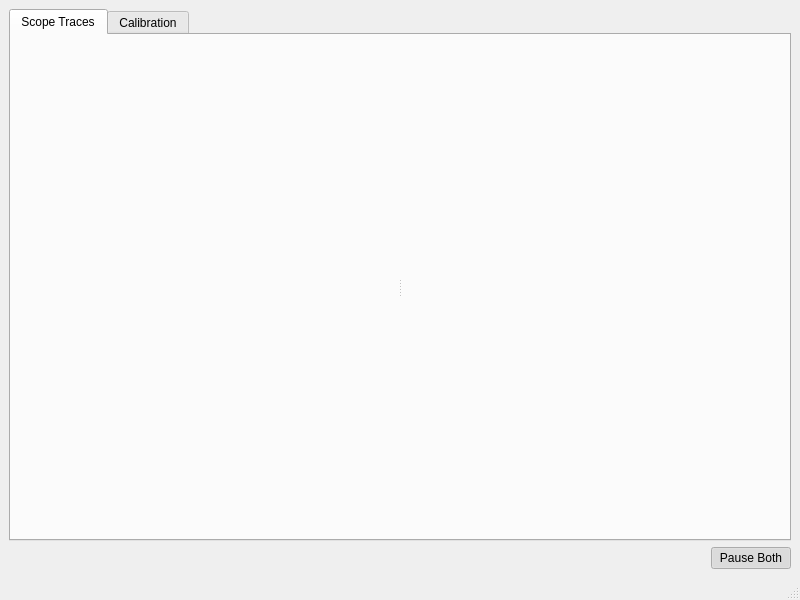
<?xml version="1.0" encoding="UTF-8"?>
<ui version="4.0">
 <class>PyroCalibration</class>
 <widget class="QMainWindow" name="PyroCalibration">
  <property name="geometry">
   <rect>
    <x>0</x>
    <y>0</y>
    <width>800</width>
    <height>600</height>
   </rect>
  </property>
  <property name="windowTitle">
   <string>Pyro Calibrator</string>
  </property>
  <widget class="QWidget" name="centralwidget">
   <layout class="QVBoxLayout" name="verticalLayout">
    <item>
     <widget class="QTabWidget" name="tabWidget">
      <property name="currentIndex">
       <number>0</number>
      </property>
      <widget class="QWidget" name="tab">
       <attribute name="title">
        <string>Scope Traces</string>
       </attribute>
       <layout class="QHBoxLayout" name="horizontalLayout">
        <item>
         <widget class="QSplitter" name="splitter">
          <property name="orientation">
           <enum>Qt::Horizontal</enum>
          </property>
          <widget class="OscWid" name="pyroWid" native="true"/>
          <widget class="TKWid" name="TKWid" native="true"/>
         </widget>
        </item>
       </layout>
      </widget>
      <widget class="QWidget" name="tab_2">
       <attribute name="title">
        <string>Calibration</string>
       </attribute>
       <layout class="QVBoxLayout" name="verticalLayout_2">
        <item>
         <widget class="PlotWidget" name="gRatio"/>
        </item>
        <item>
         <layout class="QHBoxLayout" name="horizontalLayout_3">
          <item>
           <spacer name="horizontalSpacer_2">
            <property name="orientation">
             <enum>Qt::Horizontal</enum>
            </property>
            <property name="sizeHint" stdset="0">
             <size>
              <width>40</width>
              <height>20</height>
             </size>
            </property>
           </spacer>
          </item>
          <item>
           <widget class="QPushButton" name="bCal">
            <property name="text">
             <string>Calibrate</string>
            </property>
            <property name="checkable">
             <bool>true</bool>
            </property>
           </widget>
          </item>
          <item>
           <widget class="QPushButton" name="bClear">
            <property name="text">
             <string>Clear</string>
            </property>
           </widget>
          </item>
         </layout>
        </item>
       </layout>
      </widget>
     </widget>
    </item>
    <item>
     <layout class="QHBoxLayout" name="horizontalLayout_2">
      <item>
       <spacer name="horizontalSpacer">
        <property name="orientation">
         <enum>Qt::Horizontal</enum>
        </property>
        <property name="sizeHint" stdset="0">
         <size>
          <width>40</width>
          <height>20</height>
         </size>
        </property>
       </spacer>
      </item>
      <item>
       <widget class="QPushButton" name="bDoublePause">
        <property name="text">
         <string>Pause Both</string>
        </property>
        <property name="checkable">
         <bool>true</bool>
        </property>
        <property name="checked">
         <bool>true</bool>
        </property>
        <property name="flat">
         <bool>false</bool>
        </property>
       </widget>
      </item>
     </layout>
    </item>
   </layout>
  </widget>
  <widget class="QMenuBar" name="menubar">
   <property name="geometry">
    <rect>
     <x>0</x>
     <y>0</y>
     <width>800</width>
     <height>21</height>
    </rect>
   </property>
  </widget>
  <widget class="QStatusBar" name="statusbar"/>
 </widget>
 <customwidgets>
  <customwidget>
   <class>PlotWidget</class>
   <extends>QGraphicsView</extends>
   <header>pyqtgraph</header>
  </customwidget>
  <customwidget>
   <class>TKWid</class>
   <extends>QWidget</extends>
   <header>..TKOscope.TKWid</header>
   <container>1</container>
  </customwidget>
  <customwidget>
   <class>OscWid</class>
   <extends>QWidget</extends>
   <header>..PyroOscope.OscWid</header>
   <container>1</container>
  </customwidget>
 </customwidgets>
 <resources/>
 <connections/>
</ui>
